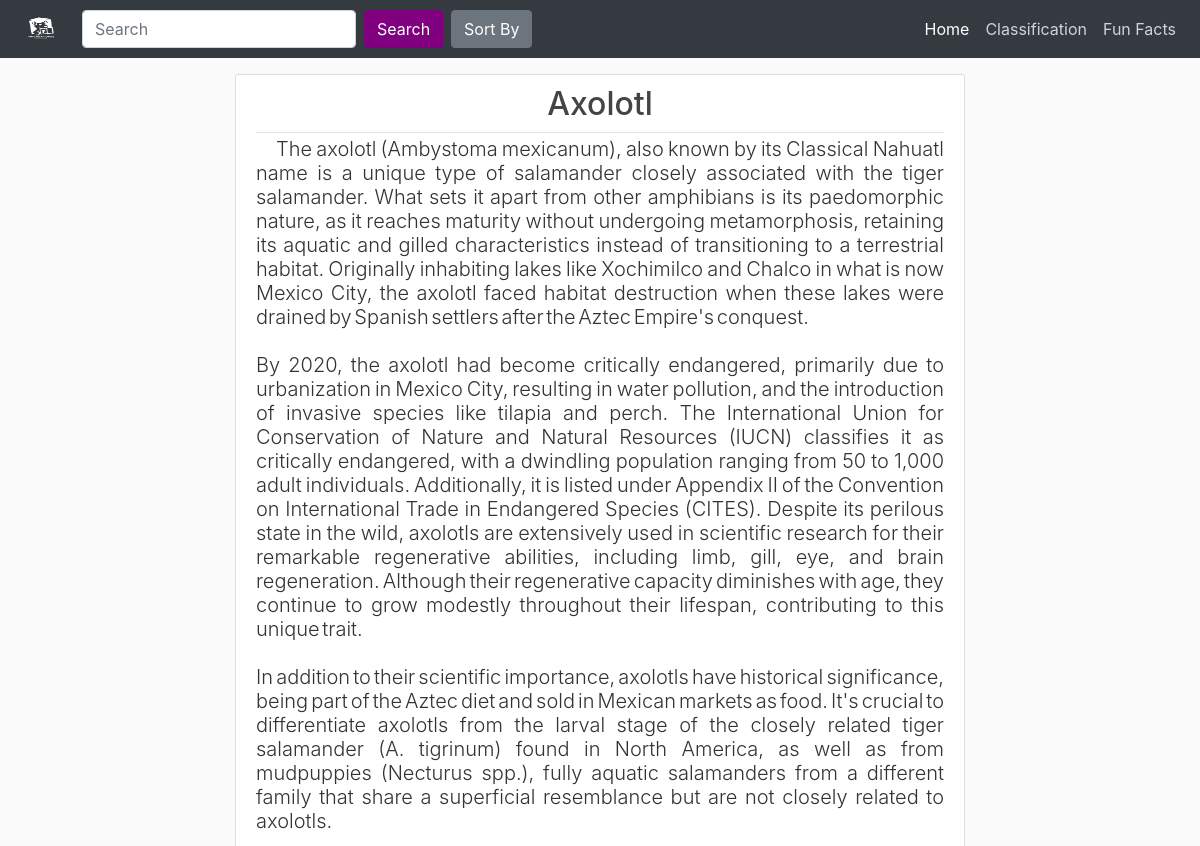
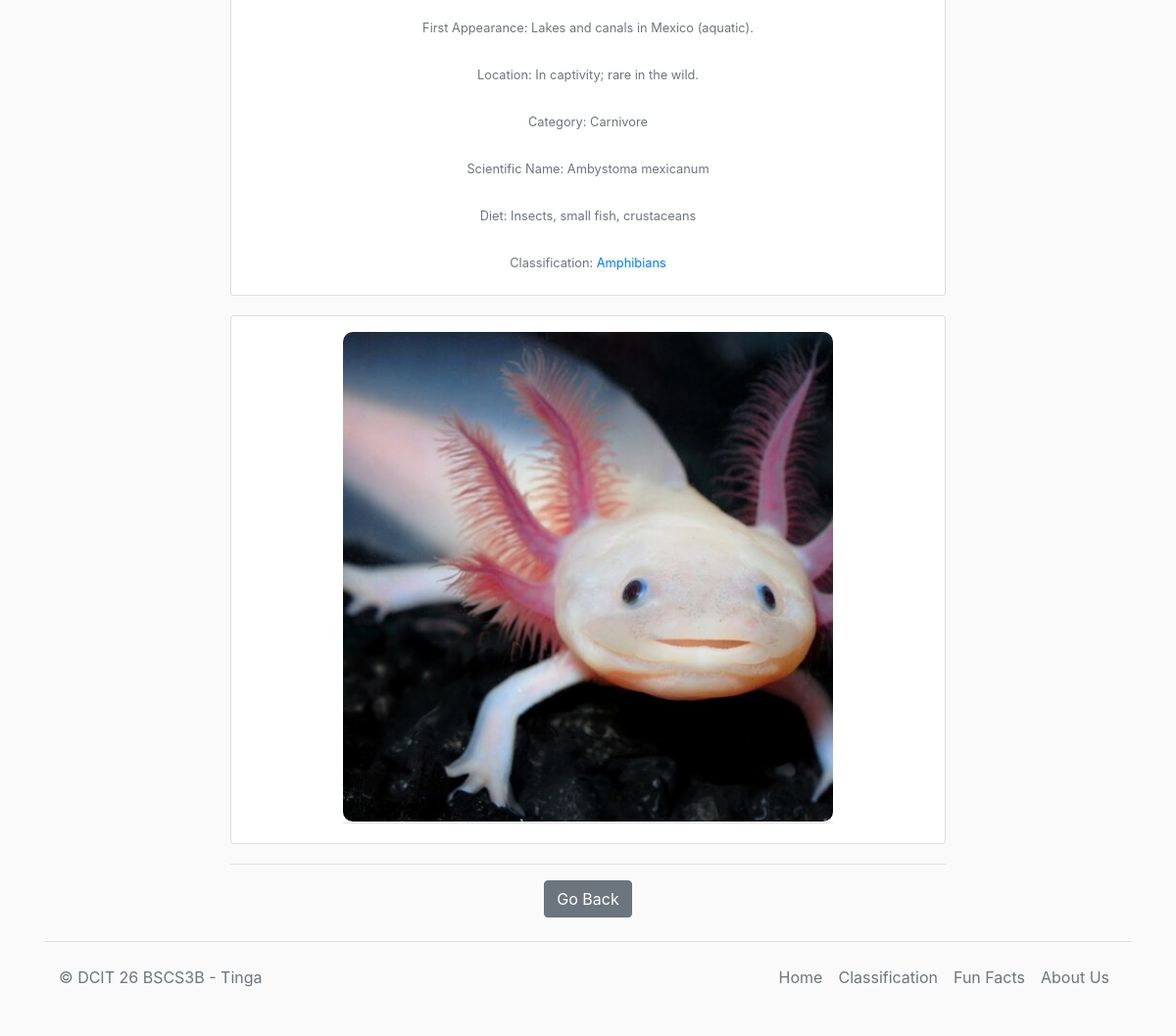
Page /Animal/Axolotl/ on the committed database (2 pictures, top to bottom).
### blog/models.py (models this page shows, shortened)
class Post(models.Model):
	an_type = models.CharField(max_length=100)
	animal_cat = models.CharField(max_length=50)
	animal = models.CharField(max_length=100)
	definition = models.TextField()
	location_discovered = models.CharField(max_length=100)
	location = models.CharField(max_length=100)
	more_info = models.TextField(null=True, blank=True)
	image_name = models.CharField(max_length=50)
	image = models.ImageField(upload_to="img/%y", height_field=None, width_field=None, max_length=None)
	sci_name = models.CharField(max_length=255)
	fav_food = models.CharField(max_length=255)

### blog/views.py (the view)
# urls.py: path('Animal/<str:animal_name>/', views.clicked_info, name='blog-info'),
def clicked_info(request, animal_name):
    post = get_object_or_404(Post, animal=animal_name)
    return render(request, 'blog/clicked_info.html', {'post': post})

### blog/templates/blog/clicked_info.html (shortened to what this page needs)
{% extends 'blog/base.html' %}
{% load static %}
{% block content %}
<div>
  <article class="media content-section mt-2 ">
    <div class="media-body">
      <div class="article-metadata text-right">
        <h2 class="text-center"><a class="article-title" href="{% url 'blog:blog-info' post.animal %}">{{ post.animal }}</a></h2>
      </div>
      <p class="article-content text-justify lead ">{{ post.more_info|linebreaksbr}}</p>
      <ul class="list-group list-group-flush text-center">
        <li class="list-group-item"><small class="text-muted">First Appearance: {{ post.location_discovered }}</small></li>
        <li class="list-group-item"><small class="text-muted">Location: {{ post.location }}</small></li>
        <li class="list-group-item"><small class="text-muted">Category: {{ post.animal_cat }}</small></li>
        <li class="list-group-item"><small class="text-muted">Scientific Name: {{ post.sci_name }}</small></li>
        <li class="list-group-item"><small class="text-muted">Diet: {{ post.fav_food }}</small></li>
        <li class="list-group-item"><small class="text-muted">Classification: <a class="text-bg-primary" href="{% url 'blog:class_view' categories_type=post.an_type %}">{{ post.an_type }}</a></small></li>
      </ul>
    </div>
  </article>
  <article class="media content-section pt-3 mt-2 text-center">
    <div class="media-body">
      <div class="article-metadata img-container zoom-container">
        <a href="#" data-toggle="modal" data-target="#imageModal">
          <img src="{{ post.image.url }}" class="img-fluid glow" width="500" height="500" alt="Image">
        </a>
      </div>
    </div>
  </article>
</div>
<hr class="featurette-divider">
    <div class='container d-block '>
      <div class='text-center'>
        <a class="btn btn-secondary " href="{% url 'blog:blog-home' %}" role="button">Go Back</a>
      </div>
    </div>
{% endblock %}

### blog/static/blog/style.css (style rules this page uses)
.img-container { position: relative; overflow: hidden; display: inline-block; }
.img-container img { border-radius: 10px; }
body { background: #fafafa; color: #333333; margin-top: 0; }
h1, h2, h3, h4, h5, h6 { color: #444444; }
ul { margin: 0; }
.content-section { background: #ffffff; padding: 10px 20px; border: 1px solid #dddddd; border-radius: 3px; margin-bottom: 20px; }
.article-title { color: #444444; }
.article-content { white-space: pre-line; }
.article-metadata { padding-bottom: 1px; margin-bottom: 4px; border-bottom: 1px solid #e3e3e3 }
.lead { text-indent: 20px; text-align: justify; word-spacing: -3px; line-height: 1.2; }
.zoom-container { transition: transform 0.3s ease-in-out; }

### rows in the picture
Post: animal "Axolotl", more_info "The axolotl (Ambystoma mexicanum), also known by its Classical Nahuatl name is a unique type of salamander closely associated with the tiger salamander. What sets it apart from other amphibians is its paedomorphic nature, as it reaches maturity without undergoing metamorphosis, retaining its aquatic and gilled characteristics instead of transitioning to a terrestrial habitat. Originally inhabiting lakes like Xochimilco and Chalco in what is now Mexico City, the axolotl faced habitat destruction when these lakes were drained by Spanish settlers after the Aztec Empire's conquest. By 2020, the axolotl had become critically endangered, primarily due to urbanization in Mexico City, resulting in…", location_discovered "Lakes and canals in Mexico (aquatic).", location "In captivity; rare in the wild.", animal_cat "Carnivore", sci_name "Ambystoma mexicanum", fav_food "Insects, small fish, crustaceans", an_type "Amphibians", image (picture)
